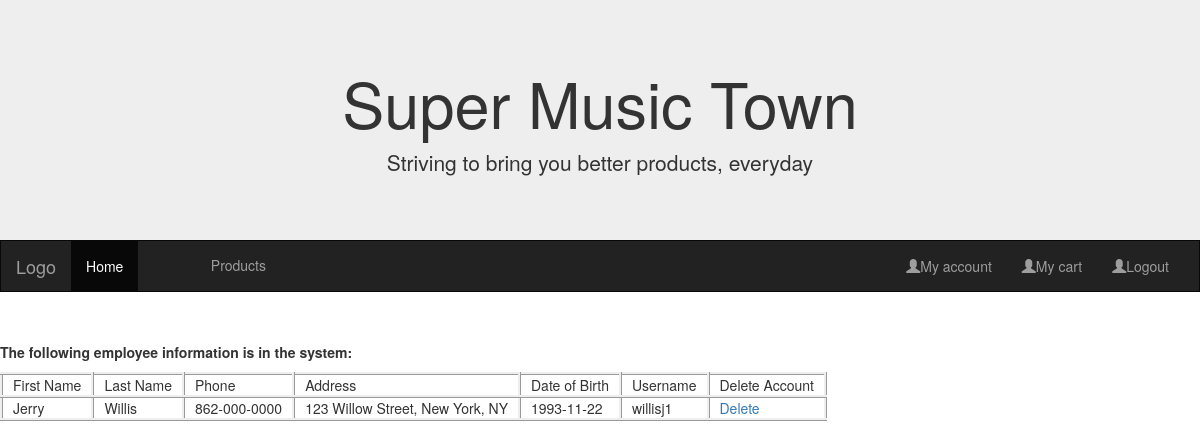
Page /employeelist.php on the committed database.
### tables this page shows
CREATE TABLE employee (
  e_ID              	INT            	  NOT NULL   AUTO_INCREMENT,
  e_FName           	VARCHAR(255)   		NOT NULL,
  e_LName           	VARCHAR(255)   		NOT NULL,
  e_Phone           	VARCHAR(12)    		NOT NULL,
  e_Address         	VARCHAR(255)   		NOT NULL,
  e_DOB             	DATE     			    NOT NULL,
  e_Username         	VARCHAR(60)    		NOT NULL,
  e_Password        	VARCHAR(60)    		NOT NULL,
  SSN               	VARCHAR(11)     	NOT NULL,
  PRIMARY KEY (e_ID)
);

### employeelist.php (the view, shortened to what this page needs)
<?php include 'header.php';
	include 'databaseConnect.php';
    $queryEmployees = "SELECT *
                     FROM employee";
    $result = $db->prepare($queryEmployees);
    $result->execute();
    $employees = $result->fetchAll();
?>
<html>
<head>
</head>
<body>
	<p><b>The following employee information is in the system:</b></p>
	<table>
	<tbody>
		<tr>
		<td>First Name</td>
		<td>Last Name</td>
		<td>Phone</td>
		<td>Address</td>
		<td>Date of Birth</td>
		<td>Username</td>
		<td>Delete Account</td>
		</tr>
		<?php foreach ($employees as $employee) : ?>
			<tr>
			<td><?php echo $employee['e_FName']; ?></td>
			<td><?php echo $employee['e_LName']; ?></td>
			<td><?php echo $employee['e_Phone']; ?></td>
			<td><?php echo $employee['e_Address']; ?></td>
			<td><?php echo $employee['e_DOB']; ?></td>
			<td><?php echo $employee['e_Username']; ?></td>
			<td><a href="deleteemployee.php?id=<?php echo $employee['e_Username']; ?>">Delete</a></td>
			</tr>
		<?php endforeach; ?></p>
	</tbody>
	</table>
</body>
</html>

### employeelist.php (style rules this page uses)
td { border-style: inset; padding-left: 10px; padding-right: 10px; }

### rows in the picture
employee: e_FName "Jerry", e_LName "Willis", e_Phone "862-000-0000", e_Address "123 Willow Street, New York, NY", e_DOB "1993-11-22", e_Username "willisj1"
